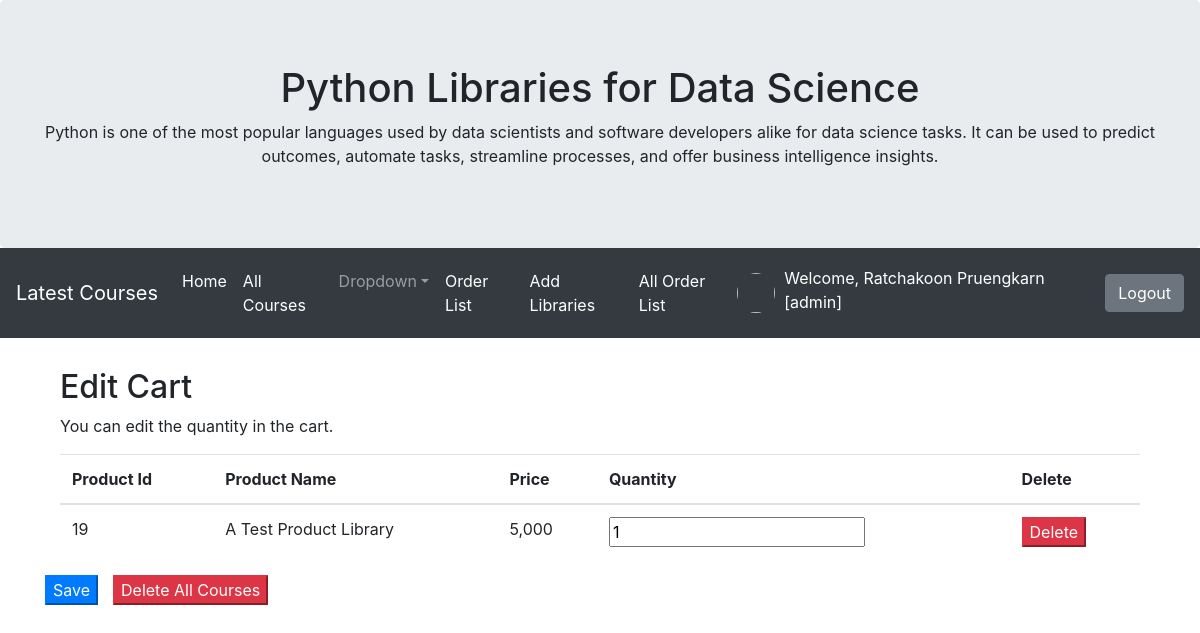
Page /mycart/edit/ (signed in) on the committed database.
### myapp/models.py (models this page shows, shortened)
class Profile(models.Model):
	user = models.OneToOneField(User,on_delete = models.CASCADE)
	photo = models.ImageField(upload_to="photoprofile", null=True, blank=True,default='default.png')
	usertype = models.CharField(max_length=100,default='member')
	cartquan = models.IntegerField(default=0)

class Cart(models.Model):
	user = models.ForeignKey(User,on_delete=models.CASCADE)
	productid = models.CharField(max_length=100)
	productname = models.CharField(max_length=100)
	price = models.IntegerField()
	quantity = models.IntegerField()
	total = models.IntegerField()
	stamp = models.DateTimeField(auto_now_add=True, blank=True, null=True)

### myapp/views.py (the view, shortened to what this page needs)
# urls.py: path('mycart/edit/', MyCartEdit, name = 'mycartedit-page'),
def MyCartEdit(request):
	username = request.user.username
	user = User.objects.get(username=username)
	context = {}
	mycart = Cart.objects.filter(user = user)
	context['mycart'] = mycart #โยนข้อมูลที่เราถึงมาจากบรรทัดข้างบนเพื่อแนบไปกับ context
	return render(request,'myapp/mycartedit.html',context)

### myapp/template/myapp/mycartedit.html (shortened to what this page needs)
{% extends 'myapp/base.html' %}
{% load humanize %}
{% block content %}
	<div class="container">
	  <h2>Edit Cart</h2>
	  <p>You can edit the quantity in the cart.</p>
	  <form method="POST" id="formsave">
		  <table class="table">
			<thead>
			  <tr>
				<th>Product Id</th>
				<th>Product Name</th>
				<th>Price</th>
				<th>Quantity</th>
				<th>Delete</th>
			  </tr>
			</thead>
			<tbody>
			{% for pd in mycart %}
			  <tr>
				<td>{{pd.productid}}</td>
				<td>{{pd.productname}}</td>
				<td>{{pd.price|intcomma}}</td>
				<td><input type="text" name="pd_{{pd.productid}}" value="{{pd.quantity}}"></td>
				<form method="POST" id="form{{pd.productid}}" onsubmit="return confirm('Confirm Delete!!')">
					<td><button type="submit" form="form{{pd.productid}}" class="bth btn-danger">Delete</button></td>
				</form>
			  </tr>
			 {% endfor %}
			</tbody>
		  </table>
		 <div class="row">
			<button type="submit" form="formsave" class="bth btn-primary">Save</button>
		</form>
			<form id = "formclear" method = "POST" onsubmit="return confirm('Do you confirm to clear all courses')">
				<div style="padding-left: 15px;">
					<button type="submit" form="formclear" class="bth btn-danger">Delete All Courses</button>
				</div>
			</form>
		</div>
	</div>
{% endblock content %}

### myapp/template/myapp/base.html (shortened to what this page needs)
<!DOCTYPE html>
<html lang="en">
<head>
	<link rel="stylesheet" href="https://maxcdn.bootstrapcdn.com/bootstrap/4.5.0/css/bootstrap.min.css">
	<link rel="stylesheet" href="https://cdnjs.cloudflare.com/ajax/libs/font-awesome/4.7.0/css/font-awesome.min.css">
</head>
<body>
<div class="jumbotron text-center" style="margin-bottom: 0" >
	<h1>Python Libraries for Data Science</h1>
	<p>Python is one of the most popular languages used by data scientists and software developers alike for data science tasks. It can be used to predict outcomes, automate tasks, streamline processes, and offer business intelligence insights.</p>
</div>
<nav class="navbar navbar-expand-sm bg-dark navbar-dark">
	<a class="navbar-brand" href="{% url 'lastest-page' %}">Latest Courses</a>
	<div class="collapse navbar-collapse" id="navbarsExampleDefault">
		<ul class="navbar-nav mr-auto">
			<li class="nav-item active">
				<a class="nav-link" href="{% url 'home-page' %}">Home <span class="sr-only">(current)</span></a>
			</li>
			<li class="nav-item active">
				<a class="nav-link" href="{% url 'allproducts-page' %}">All Courses <span class="sr-only">(current)</span></a>
			</li>
			<li class="nav-item dropdown">
				<a class="nav-link dropdown-toggle" href="#" id="dropdown01" data-toggle="dropdown" aria-haspopup="true" aria-expanded="false">Dropdown</a>
			</li>
			<li class="nav-item active">
				<a class="nav-link" href="{% url 'orderlist-page' %}">Order List</a>
			</li>
			{% if user.is_authenticated and user.profile.usertype == 'admin' %}
			<li class="nav-item active">
				<a class="nav-link" href="{% url 'addproduct-page' %}">Add Libraries <span class="sr-only">(current)</span></a>
			</li>
			<li class="nav-item active">
				<a class="nav-link" href="{% url 'allorderlist-page' %}">All Order List</a>
			</li>
			{% endif %}
		</ul>
		{% if user.is_authenticated %}
			<img scr="{{user.profile.photo.url}}" style="width: 40px; height: 40px;" class="rounded-circle">&nbsp;&nbsp;
			<p style="color: white;margin-top: 10px;">Welcome,&nbsp;{{user.first_name}}&nbsp;{{user.last_name}}&nbsp; [{{user.profile.usertype}}]&nbsp;&nbsp;</p>
			<a class="btn btn-secondary" href="{% url 'logout' %}">Logout</a>
		{% else %}
			<a class="btn btn-primary" href="{% url 'register-page' %}">Register</a>&nbsp;&nbsp;&nbsp;
		<a class="btn btn-primary" href="{% url 'login' %}">Login</a>
		{% endif %}
	</div>
</nav>
<div class="container" style="margin-top: 30px">
	{% block content %}
	{% endblock content %}
</body>
</html>

### rows in the picture
Cart: productid "19", productname "A Test Product Library", price "5,000", quantity "1"

### other values in the picture
{{ user.first_name }} "Ratchakoon"
{{ user.last_name }} "Pruengkarn"
{{ user.profile.usertype }} "admin"
